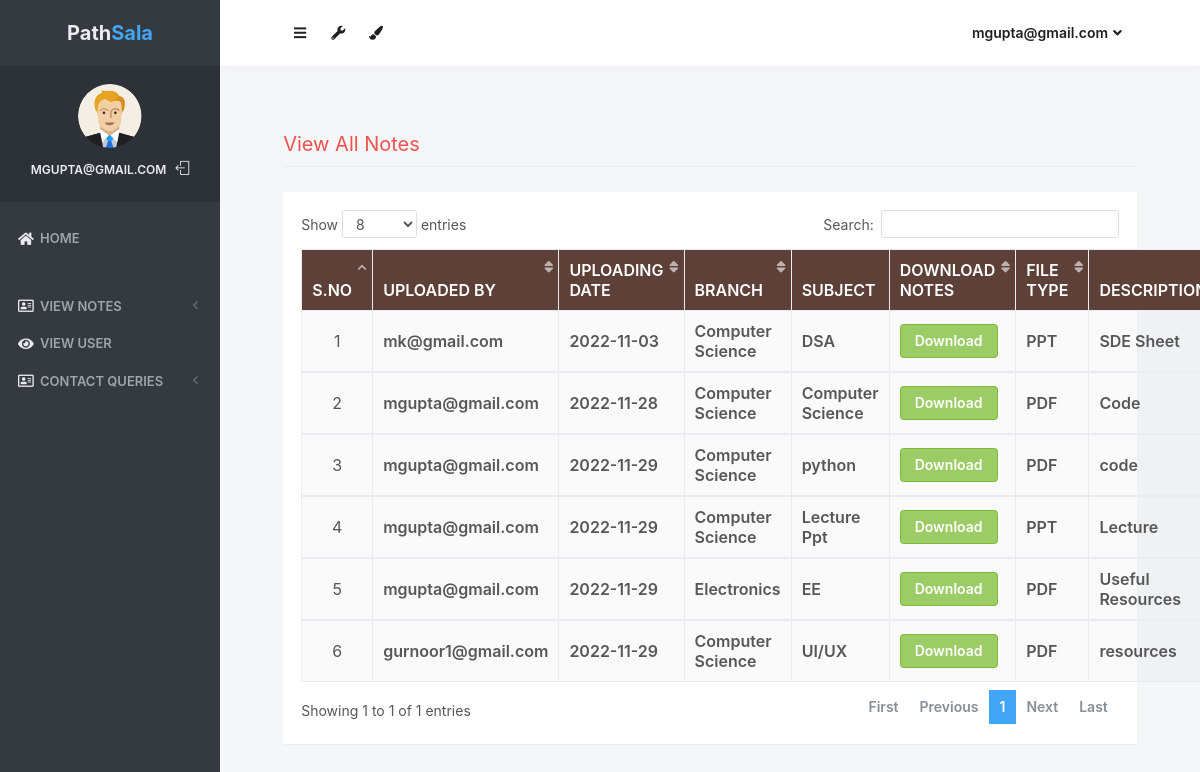
/all_notes (signed in), run on the app's committed database.
### notes/models.py (models this page shows, shortened)
class Notes(models.Model):
    user = models.ForeignKey(User,on_delete=models.CASCADE)
    uploadingdate = models.CharField(max_length=30)
    branch = models.CharField(max_length=30)
    subject = models.CharField(max_length=30)
    notesfile = models.FileField(null=True)
    filetype = models.CharField(max_length=30)
    description = models.CharField(max_length=200, null=True)
    status = models.CharField(max_length=15)

### notes/views.py (the view)
# urls.py: path('all_notes', all_notes, name='all_notes'),
def all_notes(request):
    if not request.user.is_authenticated:
        return redirect('login_admin')
    notes = Notes.objects.all()
    d = {'notes':notes}
    return render(request, 'all_notes.html',d)

### notes/templates/all_notes.html (shortened to what this page needs)
{% load static %}
<html lang="en" class="no-focus">
    <head>
        <link rel="stylesheet" href="{% static 'js/plugins/datatables/dataTables.bootstrap4.min.css' %}">
        <link rel="stylesheet" id="css-main" href="{% static 'css1/codebase.min.css' %}">
    </head>
    <body>
        <div id="page-container" class="sidebar-o sidebar-inverse side-scroll page-header-fixed main-content-narrow">
         {% include "sidebar.html" %}
            {% include "admin_nav.html" %}
            <main id="main-container">
                <div class="content">
                    <h2 class="content-heading text-danger">View All Notes</h2>
                    <div class="block">
                        <div class="block-content block-content-full">
                            <table class="table table-bordered table-striped table-vcenter js-dataTable-full-pagination" style="width:100%">
                                <thead class="text-white" style="background-color : #5d4037;">
                                    <tr>
                                        <th class="text-center">S.No</th>
                                        <th class="d-none d-sm-table-cell">Uploaded By</th>
                                        <th class="d-none d-sm-table-cell">Uploading Date</th>
                                        <th class="d-none d-sm-table-cell">Branch</th>
                                        <th class="d-none d-sm-table-cell">Subject</th>
                                        <th class="d-none d-sm-table-cell">Download Notes</th>
                                        <th class="d-none d-sm-table-cell">File Type</th>
                                        <th class="d-none d-sm-table-cell">Description</th>
                                    </tr>
                                </thead>
                                {% for i in notes %}
                                <tbody>
                                    <tr>
                                        <td class="text-center">{{forloop.counter}}</td>
                                        <td class="font-w600">{{i.user.username}}</td>
					<td class="font-w600">{{i.uploadingdate}}</td>
					<td class="font-w600">{{i.branch}}</td>
					<td class="font-w600">{{i.subject}}</td>
					<td class="font-w600"><a href="{{i.notesfile.url}}" class="btn btn-success" download>Download</a></td>
					<td class="font-w600">{{i.filetype}}</td>
					<td class="font-w600">{{i.description}}</td>
                                    </tr>
                                        {% endfor %}
                                </tbody>
                            </table>
                        </div>
                    </div>
                </div>
            </main>
        </div>
 <link rel="stylesheet" href="https://use.fontawesome.com/releases/v5.6.3/css/all.css">
    </body>
</html>

### notes/templates/sidebar.html (shortened to what this page needs)
{% load static %}
   <nav id="sidebar">
                <div id="sidebar-scroll">
                    <div class="sidebar-content">
                        <div class="content-header content-header-fullrow px-15">
                            <div class="content-header-section text-center align-parent sidebar-mini-hidden">
                                <div class="content-header-item">
                                    <a class="link-effect font-w700" href="{% url 'admin_home' %}">
                                           <span class="font-size-xl text-dual-primary-dark">Path</span><span class="font-size-xl text-primary">Sala</span>
                                    </a>
                                </div>
                            </div>
                        </div>
                        <div class="content-side content-side-full content-side-user px-10 align-parent">
                            <div class="sidebar-mini-hidden-b text-center">
                                <a class="img-link" href="be_pages_generic_profile.html">
                                    <img class="img-avatar" src="{% static 'img/avatars/user1.png' %}" alt="">
                                </a>
                                <ul class="list-inline mt-10">
                                    <li class="list-inline-item">
                                        <a class="link-effect text-dual-primary-dark font-size-xs font-w600 text-uppercase" href="{% url 'admin_home' %}">{{ request.user.username }}</a>
                                    </li>
                                    <li class="list-inline-item">
                                        <a class="link-effect text-dual-primary-dark" href="{% url 'logout' %}">
                                            <i class="si si-logout"></i>
                                        </a>
                                    </li>
                                </ul>
                            </div>
                        </div>
                        <div class="content-side content-side-full">
                            <ul class="nav-main">
                                <li class="open">
                                    <a href="{% url 'admin_home' %}"><i class="fas fa-home"></i><span class="sidebar-mini-hide">Home</span></a>
                                </li>
                                <li class="nav-main-heading"><span class="sidebar-mini-visible">UI</span></li>
                                <li>
                                    <a class="nav-submenu" data-toggle="nav-submenu"><i class="far fa-address-card"></i>View Notes</a>
                                </li>
                                <li>
                                    <a  href="{% url 'view_users' %}"><i class="fas fa-eye"></i><span class="sidebar-mini-hide">View User</span></a>
                                </li>
                                <li>
                                    <a class="nav-submenu" data-toggle="nav-submenu"><i class="far fa-address-card"></i>Contact Queries</a>
                                </li>
                           </ul>
                        </div>
                    </div>
                </div>
            </nav>

### notes/templates/admin_nav.html (shortened to what this page needs)
{% load static %}
            <header id="page-header">
                <div class="content-header">
                    <div class="content-header-section">
                        <button type="button" class="btn btn-circle btn-dual-secondary" data-toggle="layout" data-action="sidebar_toggle">
                            <i class="fa fa-navicon"></i>
                        </button>
                        <div class="btn-group" role="group">
                            <button type="button" class="btn btn-circle btn-dual-secondary" id="page-header-options-dropdown" data-toggle="dropdown" aria-haspopup="true" aria-expanded="false">
                                <i class="fa fa-wrench"></i>
                            </button>
                        </div>
                        <div class="btn-group" role="group">
                            <button type="button" class="btn btn-circle btn-dual-secondary" id="page-header-themes-dropdown" data-toggle="dropdown" aria-haspopup="true" aria-expanded="false">
                                <i class="fa fa-paint-brush"></i>
                            </button>
                        </div>
                    </div>
                    <div class="content-header-section">
                        <div class="btn-group" role="group">
                            <button type="button" class="btn btn-rounded btn-dual-secondary" id="page-header-user-dropdown" data-toggle="dropdown" aria-haspopup="true" aria-expanded="false">
                                {{ request.user.username}}<i class="fa fa-angle-down ml-5"></i>
                            </button>
                        </div>
                    </div>
                </div>
            </header>

### data on the page
Notes: user.username "mk@gmail.com", uploadingdate "2022-11-03", branch "Computer Science", subject "DSA", filetype "PPT", description "SDE Sheet"
Notes: user.username "mgupta@gmail.com", uploadingdate "2022-11-28", branch "Computer Science", subject "Computer Science", filetype "PDF", description "Code"
Notes: user.username "mgupta@gmail.com", uploadingdate "2022-11-29", branch "Computer Science", subject "python", filetype "PDF", description "code"
Notes: user.username "mgupta@gmail.com", uploadingdate "2022-11-29", branch "Computer Science", subject "Lecture Ppt", filetype "PPT", description "Lecture"
Notes: user.username "mgupta@gmail.com", uploadingdate "2022-11-29", branch "Electronics", subject "EE", filetype "PDF", description "Useful Resources"
Notes: user.username "gurnoor1@gmail.com", uploadingdate "2022-11-29", branch "Computer Science", subject "UI/UX", filetype "PDF", description "resources"

### other printed values
{{ request.user.username }} "MGUPTA@GMAIL.COM"
{{ request.user.username }} "mgupta@gmail.com"
